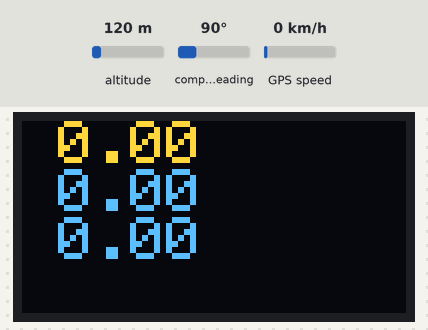
Bench run of a sketch on a simulated Teensy 4. Shown: 128×64 one-colour display. Inputs (shaded band) come from the test bench; at power-on: GPS speed 0 km/h, altitude 120 m, compass heading 90°. The OLED is the two-colour kind (top 16 rows yellow); the display library's start-up logo is not drawn; the GPS gets a fix after 3 s at 37.7749, -122.4194 with 8 satellites; what the sketch prints to the serial monitor is not drawn.

Above: at 3.5 s.
3.6 s: GPS speed set to 2 km/h
At 4.6 s:
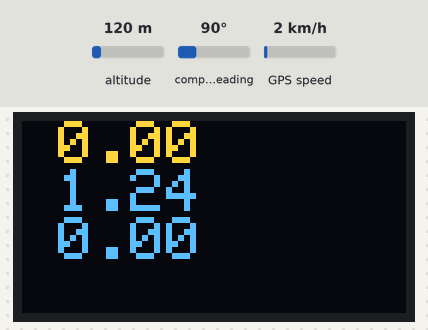
5.8 s: GPS speed set to 30 km/h
At 7.6 s:
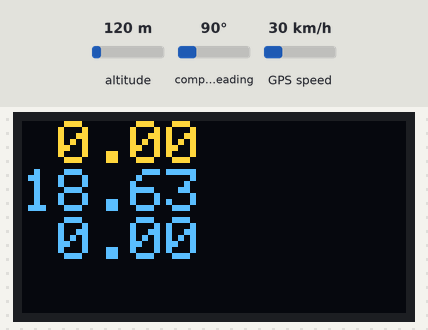
7.9 s: altitude set to 500 m
At 11.9 s:
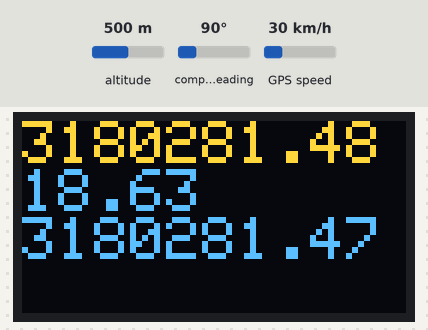
12.1 s: altitude set to 20 m
At 13.3 s:
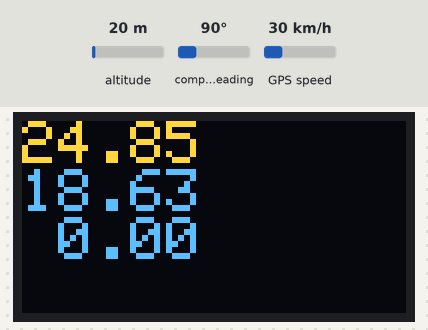
Timing chart, 0 to 15.1 s (numbered marks = the images above; inputs shaded):
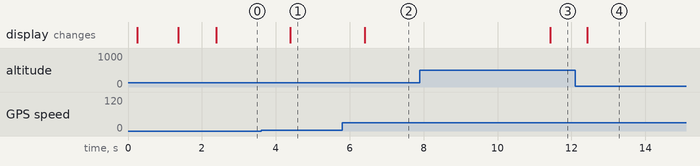

The sketch:

gps_display.ino
```cpp
#include <Adafruit_GrayOLED.h>
#include <gfxfont.h>
#include <Adafruit_GFX.h>
#include <Adafruit_SPITFT.h>
#include <Adafruit_SPITFT_Macros.h>

#include <splash.h>
#include <Adafruit_SH110X.h>

#include <Adafruit_GPS.h>

//my stuff
#include "./lib.cpp"

// what's the name of the hardware serial port?
#define GPSSerial Serial1

// Connect to the GPS on the hardware port
Adafruit_GPS GPS(&GPSSerial);

// Set GPSECHO to 'false' to turn off echoing the GPS data to the Serial console
// Set to 'true' if you want to debug and listen to the raw GPS sentences
#define GPSECHO false

uint32_t timer = millis();


Adafruit_SH1107 display = Adafruit_SH1107(64, 128, &Wire);

// OLED FeatherWing buttons map to different pins depending on board:
#if defined(ESP8266)
  #define BUTTON_A  0
  #define BUTTON_B 16
  #define BUTTON_C  2
#elif defined(ESP32) && !defined(ARDUINO_ADAFRUIT_FEATHER_ESP32S2)
  #define BUTTON_A 15
  #define BUTTON_B 32
  #define BUTTON_C 14
#elif defined(ARDUINO_STM32_FEATHER)
  #define BUTTON_A PA15
  #define BUTTON_B PC7
  #define BUTTON_C PC5
#elif defined(TEENSYDUINO)
  #define BUTTON_A  4
  #define BUTTON_B  3
  #define BUTTON_C  8
#elif defined(ARDUINO_NRF52832_FEATHER)
  #define BUTTON_A 31
  #define BUTTON_B 30
  #define BUTTON_C 27
#else // 32u4, M0, M4, nrf52840, esp32-s2 and 328p
  #define BUTTON_A  9
  #define BUTTON_B  6
  #define BUTTON_C  5
#endif

void setup() {
  Serial.begin(115200);

  Serial.println("Starting the GPS");
  delay(250); // wait for the OLED to power up
  display.begin(0x3C, true); // Address 0x3C default

  Serial.println("OLED begun");

  // Show image buffer on the display hardware.
  // Since the buffer is intialized with an Adafruit splashscreen
  // internally, this will display the splashscreen.
  display.display();
  delay(1000);

  // Clear the buffer.
  display.clearDisplay();
  display.display();

  display.setRotation(1);

  // text display tests
  display.setTextSize(2);
  display.setTextColor(SH110X_WHITE);
  display.setCursor(0,0);
  display.println("Setting up GPS");
  display.display(); // actually display all of the above


  // 9600 NMEA is the default baud rate for Adafruit MTK GPS's- some use 4800
  GPS.begin(9600);
  // uncomment this line to turn on RMC (recommended minimum) and GGA (fix data) including altitude
  GPS.sendCommand(PMTK_SET_NMEA_OUTPUT_RMCGGA);
  // uncomment this line to turn on only the "minimum recommended" data
  //GPS.sendCommand(PMTK_SET_NMEA_OUTPUT_RMCONLY);
  // For parsing data, we don't suggest using anything but either RMC only or RMC+GGA since
  // the parser doesn't care about other sentences at this time
  // Set the update rate
  GPS.sendCommand(PMTK_SET_NMEA_UPDATE_5HZ); // 5 Hz update rate

  // Request updates on antenna status, comment out to keep quiet
  GPS.sendCommand(PGCMD_ANTENNA);

  delay(1000);

  // Ask for firmware version
  GPSSerial.println(PMTK_Q_RELEASE);

}


void loop() {

  // read data from the GPS in the 'main loop'
  char c = GPS.read();
  // if you want to debug, this is a good time to do it!
  if (GPSECHO)
    if (c) Serial.print(c);
  // if a sentence is received, we can check the checksum, parse it...
  if (GPS.newNMEAreceived()) {
    // a tricky thing here is if we print the NMEA sentence, or data
    // we end up not listening and catching other sentences!
    // so be very wary if using OUTPUT_ALLDATA and trying to print out data
    //Serial.print(GPS.lastNMEA()); // this also sets the newNMEAreceived() flag to false
    if (!GPS.parse(GPS.lastNMEA())) // this also sets the newNMEAreceived() flag to false
      return; // we can fail to parse a sentence in which case we should just wait for another

    fix f;
    agocsParseFix(&f, GPS.latitude, GPS.lat, GPS.longitude, GPS.lon, GPS.altitude);
    instant i;
    i.year = GPS.year;
    i.month = GPS.month;
    i.day = GPS.day;
    i.hours = GPS.hour;
    i.minutes = GPS.minute;
    i.seconds = GPS.seconds;
    i.milliseconds = GPS.milliseconds;
    f.time = i;
    addFix(f);

    velocity v;
    calcCurrentSpeed(&v, true);

    char output[18];
    makeScreenOutput(output, v);

    velocity newV;
    calcCurrentSpeed(&newV, false);

    double speed_mph = toMiles(v.speed_kmh);
    float gps_speed = GPS.speed * 1.15;
    double speed_without_alt = toMiles(newV.speed_kmh);

    sprintf(output, "%5.2f\n%5.2f\n%5.2f", speed_mph, gps_speed, speed_without_alt);

    Serial.printf("calculated:%f,gps:%f,no_alt:%f\n", speed_mph, gps_speed, speed_without_alt);

    display.clearDisplay();
    display.setCursor(0,0);
    display.println(output);
    display.display();

  }

  // approximately every 2 seconds or so, print out the current stats
  // if (millis() - timer > 2000) {
  //   timer = millis(); // reset the timer
  //   display.clearDisplay();
  //   Serial.print("\nTime: ");
  //   if (GPS.hour < 10) { Serial.print('0'); }
  //   Serial.print(GPS.hour, DEC); Serial.print(':');
  //   if (GPS.minute < 10) { Serial.print('0'); }
  //   Serial.print(GPS.minute, DEC); Serial.print(':');
  //   if (GPS.seconds < 10) { Serial.print('0'); }
  //   Serial.print(GPS.seconds, DEC); Serial.print('.');
  //   if (GPS.milliseconds < 10) {
  //     Serial.print("00");
  //   } else if (GPS.milliseconds > 9 && GPS.milliseconds < 100) {
  //     Serial.print("0");
  //   }
  //   Serial.println(GPS.milliseconds);
  //   Serial.print("Date: ");
  //   Serial.print(GPS.day, DEC); Serial.print('/');
  //   Serial.print(GPS.month, DEC); Serial.print("/20");
  //   Serial.println(GPS.year, DEC);
  //   Serial.print("Fix: "); Serial.print((int)GPS.fix);
  //   Serial.print(" quality: "); Serial.println((int)GPS.fixquality);
  //   if (GPS.fix) {
  //     Serial.print("Location: ");
  //     Serial.print(GPS.latitude, 4); Serial.print(GPS.lat);
  //     Serial.print(", ");
  //     Serial.print(GPS.longitude, 4); Serial.println(GPS.lon);
  //     Serial.print("Speed (knots): "); Serial.println(GPS.speed);
  //     Serial.print("Angle: "); Serial.println(GPS.angle);
  //     Serial.print("Altitude: "); Serial.println(GPS.altitude);
  //     Serial.print("Satellites: "); Serial.println((int)GPS.satellites);
  //     Serial.print("Antenna status: "); Serial.println((int)GPS.antenna);
  //   }
  // }


  delay(10);
  yield();
}
```

lib.cpp
```cpp
#include <stdio.h>
#include <math.h>
#include <cstdint>
#include <cmath>

// struct screenInfo {
//   String time;
//   String current_speed;
//   String odometer;
//   String average_speed;
// };

////     //parseDateTime(uint8_t year, uint8_t month, uint8_t day,
//     //                 uint8_t hours, uint8_t minutes, uint8_t seconds,
//     //                 uint16_t milliseconds)
struct instant{
  uint8_t year;
  uint8_t month;
  uint8_t day;
  uint8_t hours;
  uint8_t minutes;
  uint8_t seconds;
  uint16_t milliseconds;
};

struct fix{
  float latitude;
  float longitude;
  float altitude;
  instant time;
};

struct displacement{
  double distanceMeters;
  double bearingDegrees;
};

inline int agocsParseFix (struct fix *output, float latitude, char lat_dir, float longitude, char lon_dir, float altitude) {
  //this might be a little lossy, but hopefully not very
  //move decimal point two places to the left
  latitude = latitude / 100.0;
  float lat_degrees = floor(latitude);
  float lat_minutes = (latitude - lat_degrees) * 100.0;
  lat_degrees = lat_degrees + (lat_minutes / 60.0); //hopefully the compiler optimizes this

  if (lat_dir == 'S') {
    lat_degrees = lat_degrees * -1;
  }

  longitude = longitude / 100.0;
  float lon_degrees = floor(longitude);
  float lon_minutes = (longitude - lon_degrees) * 100.0;
  lon_degrees = lon_degrees + (lon_minutes / 60.0);

  if (lon_dir == 'W'){
    lon_degrees = lon_degrees * -1;
  }

  (*output).latitude = lat_degrees;
  (*output).longitude = lon_degrees;
  (*output).altitude = altitude;
  return 0;
}


const double EarthRadius = 6371000.0;  // Earth's radius in meters

inline double agocsToRadians(double degrees) {
  return degrees * M_PI / 180.0;
}

inline double agocsToDegrees(double radians) {
  return radians * 180.0 / M_PI;
}

inline double calculateDisplacement(struct displacement *output, const fix& fix1, const fix& fix2, bool includeAltitude) {
  double lat1 = agocsToRadians(fix1.latitude);
  double lon1 = agocsToRadians(fix1.longitude);
  double lat2 = agocsToRadians(fix2.latitude);
  double lon2 = agocsToRadians(fix2.longitude);

  double deltaLat = lat2 - lat1;
  double deltaLon = lon2 - lon1;

  double a = std::sin(deltaLat / 2) * std::sin(deltaLat / 2) +
             std::cos(lat1) * std::cos(lat2) *
             std::sin(deltaLon / 2) * std::sin(deltaLon / 2);
  double c = 2 * std::atan2(std::sqrt(a), std::sqrt(1 - a));

  double y = std::sin(deltaLon) * std::cos(lat2);
  double x = std::cos(lat1) * std::sin(lat2) -
             std::sin(lat1) * std::cos(lat2) * std::cos(deltaLon);

  double bearing = std::atan2(y, x);
  bearing = agocsToDegrees(bearing);

  // Ensure the bearing is within the range [0, 360)
  if (bearing < 0) {
    bearing += 360.0;
  }

  double distance = EarthRadius * c;


  if(includeAltitude){
    float altitude_difference = fix2.altitude - fix1.altitude;
    distance = sqrt (pow(distance, 2) + pow(altitude_difference, 2));
  }

  (*output).distanceMeters = distance;
  (*output).bearingDegrees = bearing;

  return distance;
}

//This really only needs to work when start and end are within like 2 seconds of each other, max
//returns difference in milliseconds
inline int calculateTimeDifference(struct instant start, struct instant end){
   int result = end.milliseconds - start.milliseconds;
   result += (end.seconds - start.seconds) * 1000;
   result += (end.minutes - start.minutes) * 60 * 1000;
   result += (end.hours - start.hours) * 60 * 60 * 1000;

   //okay realistically we're only going to see the same day or the next day here
   //This solution should take care of month boundaries, year boundaries, and leap years
   if (end.day != start.day){
    result += 24 * 60 * 60 * 1000;
   }
  return result;
};


const int FIXES_LENGTH = 10;
inline fix fixes[FIXES_LENGTH];
inline int8_t fixes_head = -1;
inline bool fixes_populated = false;

inline void addFix(fix thisFix){
  fixes_head = (fixes_head + 1) % FIXES_LENGTH;
  fixes[fixes_head] = thisFix;

  //The first time we've filled this buffer, we should
  //set fixes_populated.
  if (!fixes_populated && fixes_head == 9){
    fixes_populated = true;
  }
}

struct velocity{
  double speed_kmh;
  double bearingDegrees;
};

inline double calcCurrentSpeed(struct velocity *current, bool includeAltitude){
  if (!fixes_populated){
    return 0;
  }
  fix end = fixes[fixes_head];
  fix start = fixes[(fixes_head + 1) % FIXES_LENGTH];

  displacement d;
  calculateDisplacement(&d, start, end, includeAltitude);

  int delta_ms = calculateTimeDifference(start.time, end.time);

  //d meters     x kilometers
  //--------  =  ------------
  //delta_ms     1 hour

  double km_per_hour = (d.distanceMeters / delta_ms) * 3600;
  //This seems wrong but hear me out
  // meters_per_millisecond = d.distanceMeters / delta_ms
  // meters_per_hour = meters_per_millisecond * 1000 * 3600
  // km_per_hour = meters_per_hour / 1000
  // the two 1000s cancel out, leaving us with (meters / milliseconds) * 3600
  (*current).speed_kmh = km_per_hour;
  (*current).bearingDegrees = d.bearingDegrees;
  return km_per_hour;
}


const double KM_TO_MILES = .6213712;
inline double toMiles(double kph){
  return kph * KM_TO_MILES;
}


inline void makeScreenOutput(char *output, struct velocity velo){
  //example output
  //00.00 mph 000°
  //______________ 14 chars
  // 7.67 mph   1xc2xb0

  double mph = toMiles(velo.speed_kmh);

  sprintf(output, "%5.2f mph %3.0f*", mph, velo.bearingDegrees);
}

// int makeScreenInfo(struct screenInfo *output) {
//   //time
//   //23:59:59 -- 8 chars
//   char time[8];
//   sprintf(time, "%d:%d:%d", GPS.hour, GPS.minute, GPS.seconds);

//   //current_speed
//   //GPSRMC fix doesn't have enough precision
//   //TODO: instantaneous speed
//   //TODO: odometer
//   //TODO: average speed

//   return 1;
// }
```

Measured:
- after the input at 3.6 s, the display: changes after 0.79 s (image 1)
- after the input at 5.8 s, the display: changes after 0.60 s (image 2)
- after the input at 7.9 s, the display: changes after 3.5 s (image 3)
